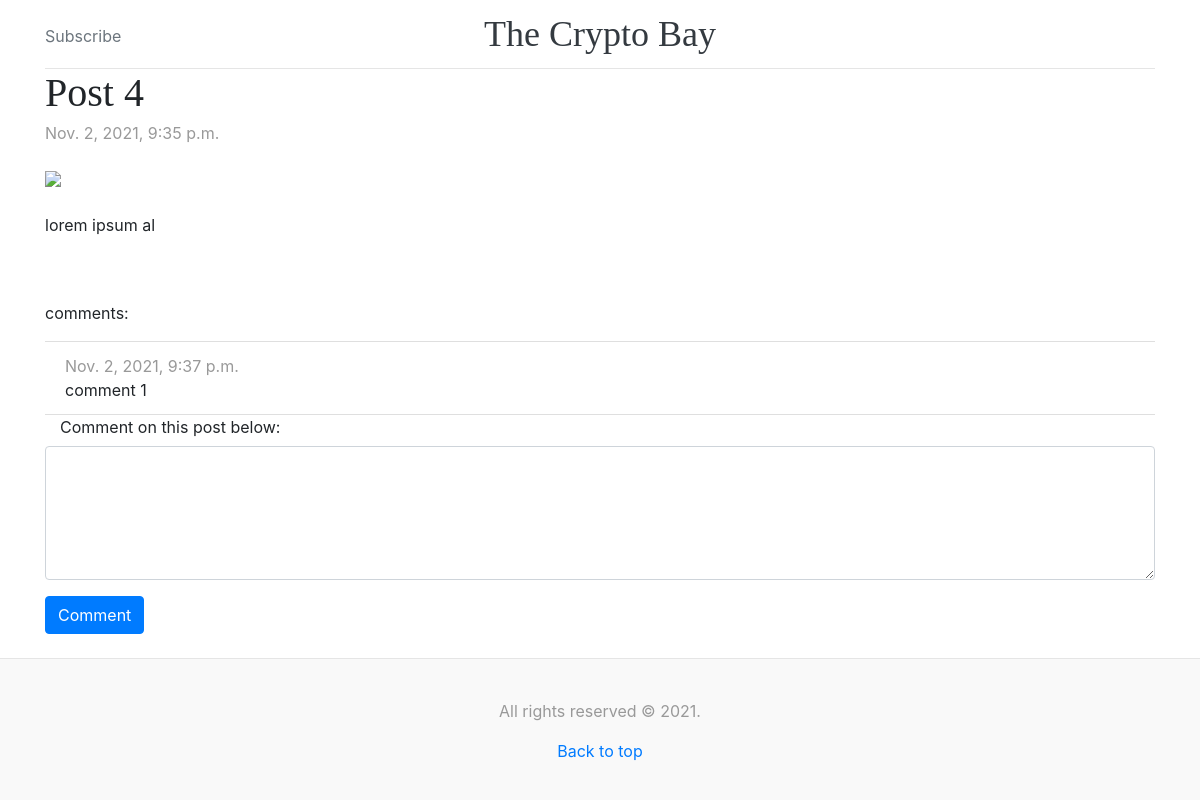
Page /4/ on the committed database.
### blog/models.py (models this page shows, shortened)
class Entry(models.Model):
    entry_title = models.CharField(max_length=200)
    entry_content = models.TextField()
    pub_date = models.DateTimeField('date published')

class Comment(models.Model):
    entry = models.ForeignKey(Entry, on_delete=models.CASCADE)
    comment_text = models.CharField(max_length=300)
    pub_date = models.DateTimeField('date published')

### blog/views.py (the view)
# urls.py: path('<int:pk>/', views.DetailView.as_view(), name='detail'),
class DetailView(generic.DetailView):
    model = Entry
    template_name = 'blog/detail.html'

### blog/templates/blog/detail.html (shortened to what this page needs)
{% extends "blog/base.html" %}
{% load static %}
{% block content %}
<div class="container">
    <div class="blog-post">
        <h2 class="blog-post-title">{{ entry.entry_title }}</h2>
        <p class="blog-post-meta">{{ entry.pub_date }}</p>
        <img class="img-fluid" src="{% static 'blog/media/3.jpg' %}" width="600"><br><br>
        <p>{{ entry.entry_content }}</p>
    </div>
    <p>comments:</p>
    <ul class="list-group list-group-flush">
        {% for comment in entry.comment_set.all|dictsortreversed:"pub_date" %}
        <li class="list-group-item">
            <span class="blog-post-meta">{{ comment.pub_date }}</span><br>
            {{ comment.comment_text }}
        </li>
        {% endfor %}
    </ul>
    <div class="form-group">
        <form action="{% url 'blog:comment' entry.id %}" method="post">
            <fieldset class="form-group">
                <legend class="col-form-label col-sm-12 pt-0">Comment on this post below:</legend>
                <textarea class="form-control" name="comment" id="comment{{ forloop.counter }}" rows="5"></textarea>
            </fieldset>
            <input class="btn btn-primary mb-2" type="submit" value="Comment">
        </form>
    </div>
</div>
{% endblock %}

### blog/static/blog/blog.css (style rules this page uses)
h1, h2, h3, h4, h5, h6 { font-family: "Playfair Display", Georgia, "Times New Roman", serif; }
.blog-post { margin-bottom: 4rem; }
.blog-post-title { margin-bottom: .25rem; font-size: 2.5rem; }
.blog-post-meta { margin-bottom: 1.25rem; color: #999; }

### rows in the picture
Entry: entry_title "Post 4", pub_date "Nov. 2, 2021, 9:35 p.m.", entry_content "lorem ipsum al"
Comment: pub_date "Nov. 2, 2021, 9:37 p.m.", comment_text "comment 1"
